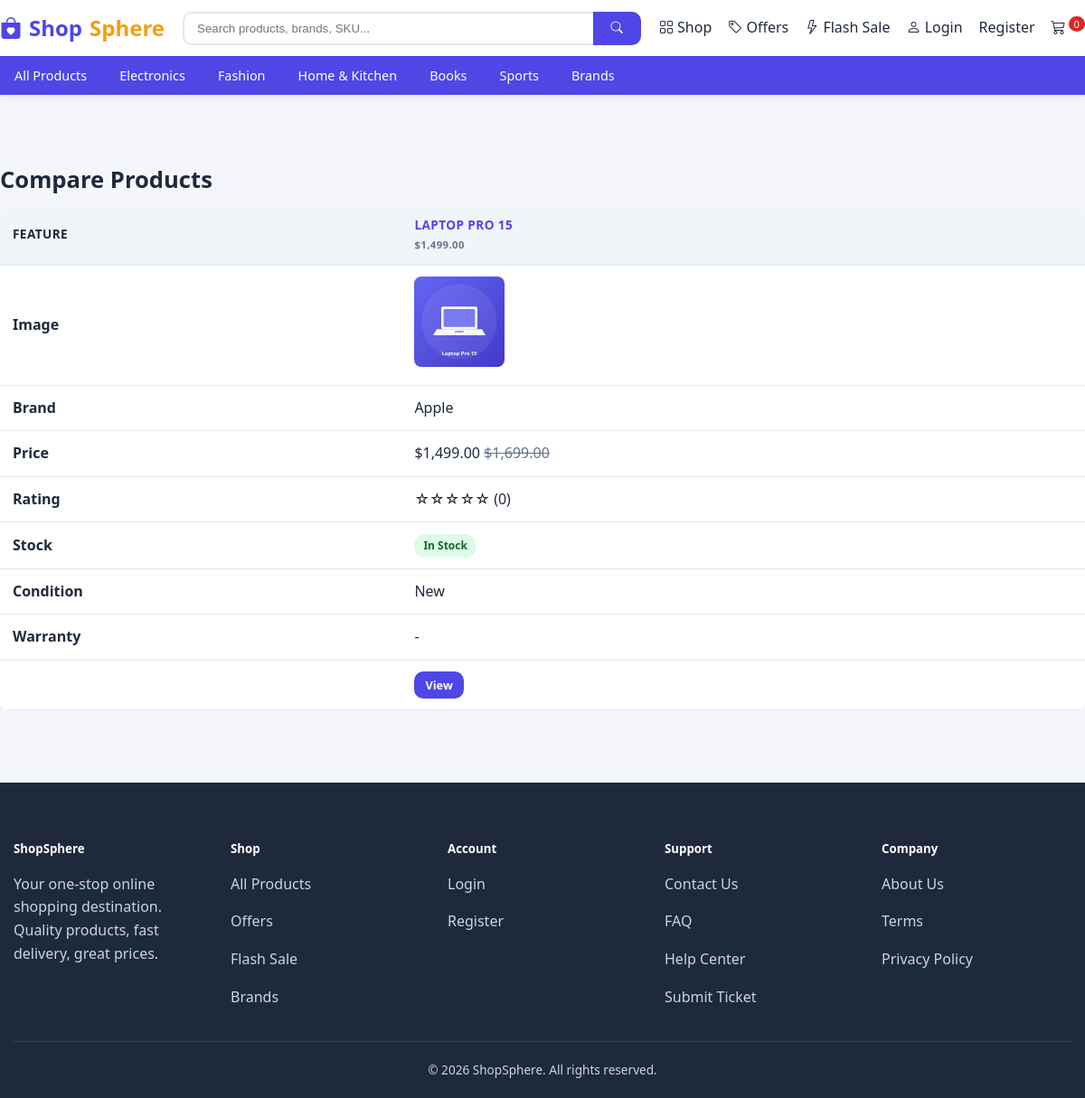
/compare?ids=2, run on the app's committed database.
### app/models/catalog.py (models this page shows, shortened)
class Category(db.Model):
    __tablename__ = 'categories'
    id = db.Column(db.Integer, primary_key=True)
    name = db.Column(db.String(120), nullable=False, index=True)
    slug = db.Column(db.String(140), unique=True, nullable=False, index=True)
    image = db.Column(db.String(255))
    description = db.Column(db.Text)
    parent_id = db.Column(db.Integer, db.ForeignKey('categories.id', ondelete='SET NULL'))
    status = db.Column(db.String(20), default='active', index=True)  # active | inactive
    display_order = db.Column(db.Integer, default=0)
    created_at = db.Column(db.DateTime, default=datetime.utcnow)
    parent = db.relationship('Category', remote_side=[id], backref='subcategories')
    products = db.relationship('Product', backref='category', lazy='dynamic',
                               foreign_keys='Product.category_id')

class Product(db.Model):
    __tablename__ = 'products'
    id = db.Column(db.Integer, primary_key=True)
    name = db.Column(db.String(255), nullable=False, index=True)
    slug = db.Column(db.String(280), unique=True, nullable=False, index=True)
    sku = db.Column(db.String(80), unique=True, nullable=False, index=True)
    category_id = db.Column(db.Integer, db.ForeignKey('categories.id', ondelete='SET NULL'))
    subcategory_id = db.Column(db.Integer, db.ForeignKey('categories.id', ondelete='SET NULL'))
    brand_id = db.Column(db.Integer, db.ForeignKey('brands.id', ondelete='SET NULL'))
    main_image = db.Column(db.String(255))
    video_url = db.Column(db.String(255))
    short_description = db.Column(db.Text)
    description = db.Column(db.Text)
    price = db.Column(db.Numeric(12, 2), nullable=False, index=True)
    old_price = db.Column(db.Numeric(12, 2))
    cost_price = db.Column(db.Numeric(12, 2))  # for profit estimates
    stock_quantity = db.Column(db.Integer, default=0, index=True)
    min_stock_level = db.Column(db.Integer, default=5)
    sold_count = db.Column(db.Integer, default=0, index=True)
    colors = db.Column(db.String(255))  # comma separated
    sizes = db.Column(db.String(255))   # comma separated
    warranty_info = db.Column(db.Text)
    return_policy = db.Column(db.Text)
    shipping_info = db.Column(db.Text)
    condition = db.Column(db.String(30), default='new')  # new | used | refurbished
    is_featured = db.Column(db.Boolean, default=False)
    is_bestseller = db.Column(db.Boolean, default=False)
    is_new_arrival = db.Column(db.Boolean, default=False)
    is_flash_sale = db.Column(db.Boolean, default=False)
    is_recommended = db.Column(db.Boolean, default=False)
    status = db.Column(db.String(20), default='active', index=True)  # active | inactive
    views = db.Column(db.Integer, default=0)
    created_at = db.Column(db.DateTime, default=datetime.utcnow)
    updated_at = db.Column(db.DateTime, default=datetime.utcnow, onupdate=datetime.utcnow)
    images = db.relationship('ProductImage', backref='product', lazy='selectin',
                             cascade='all, delete-orphan', order_by='ProductImage.display_order')
    variants = db.relationship('ProductVariant', backref='product', lazy='selectin',
                               cascade='all, delete-orphan')
    specifications = db.relationship('ProductSpecification', backref='product', lazy='selectin',
                                     cascade='all, delete-orphan')
    features = db.relationship('ProductFeature', backref='product', lazy='selectin',
                               cascade='all, delete-orphan')
    reviews = db.relationship('Review', backref='product', lazy='dynamic',
                              foreign_keys='Review.product_id')
    order_items = db.relationship('OrderItem', backref='product', lazy='dynamic')
    @property
    def in_stock(self):
        return (self.stock_quantity or 0) > 0
    @property
    def rating_avg(self):
        from sqlalchemy import func
        from app.models.commerce import Review
        return db.session.query(func.coalesce(func.avg(Review.rating), 0.0)) \
            .filter(Review.product_id == self.id, Review.status == 'approved').scalar() or 0.0
    @property
    def rating_count(self):
        from app.models.commerce import Review
        return Review.query.filter_by(product_id=self.id, status='approved').count()

class Brand(db.Model):
    __tablename__ = 'brands'
    id = db.Column(db.Integer, primary_key=True)
    name = db.Column(db.String(120), unique=True, nullable=False, index=True)
    slug = db.Column(db.String(140), unique=True, nullable=False)
    logo = db.Column(db.String(255))
    description = db.Column(db.Text)
    status = db.Column(db.String(20), default='active', index=True)
    created_at = db.Column(db.DateTime, default=datetime.utcnow)
    products = db.relationship('Product', backref='brand', lazy='dynamic', foreign_keys='Product.brand_id')

### app/routes/main.py (the view)
@main_bp.route('/compare', methods=['GET'])
def compare():
    ids = request.args.getlist('ids')
    products = []
    if ids:
        for pid in ids:
            try:
                p = db.session.get(Product, int(pid))
                if p and p.status == 'active' and p not in products:
                    products.append(p)
            except ValueError:
                continue
    return render_template('customer/compare.html', products=products)

### app/utils/helpers.py (called while the page is built, shortened)
def money(amount):
    if amount is None:
        amount = 0
    try:
        amount = float(amount)
    except (TypeError, ValueError):
        amount = 0
    sym = current_app.config.get('STORE_CURRENCY', '$') if current_app else '$'
    return f'{sym}{amount:,.2f}'

def review_count(product):
    try:
        return int(product.rating_count)
    except (TypeError, ValueError, AttributeError):
        return 0

def settings_value(key, default=None):
    from app.models.content import Setting
    cached = getattr(current_app, '_settings_cache', None)
    if cached is None:
        cached = {s.key: s.value for s in Setting.query.all()}
        current_app._settings_cache = cached
    return cached.get(key, default)

def cart_count():
    from flask_login import current_user
    from app.models.commerce import CartItem
    from app.models.catalog import Product
    cart = session.get('cart', {})
    return sum(int(v.get('qty', 0)) for v in cart.values())

def product_image_url(image_path):
    if image_path:
        return url_for('static', filename=image_path)
    return url_for('static', filename='images/placeholder.png')

### app/templates/customer/compare.html (shortened to what this page needs)
{% extends "customer/base.html" %}
{% block content %}
<div class="container-wide section">
  <h2 class="section-title">Compare Products</h2>
  {% if products %}
  <div class="table-responsive">
    <table class="table">
      <thead>
        <tr>
          <th>Feature</th>
          {% for p in products %}
          <th style="min-width:180px">
            <a href="{{ url_for('products.detail', slug=p.slug) }}">{{ p.name }}</a>
            <br><small class="text-muted">{{ money(p.price) }}</small>
          </th>
          {% endfor %}
        </tr>
      </thead>
      <tbody>
        <tr><td><strong>Image</strong></td>{% for p in products %}<td><img src="{{ product_image_url(p.main_image) }}" style="width:100px;height:100px;object-fit:cover;border-radius:8px"></td>{% endfor %}</tr>
        <tr><td><strong>Brand</strong></td>{% for p in products %}<td>{{ p.brand.name if p.brand else '-' }}</td>{% endfor %}</tr>
        <tr><td><strong>Price</strong></td>{% for p in products %}<td>{{ money(p.price) }}{% if p.old_price and p.old_price > p.price %} <s class="text-muted">{{ money(p.old_price) }}</s>{% endif %}</td>{% endfor %}</tr>
        <tr><td><strong>Rating</strong></td>{% for p in products %}<td>{{ '★' * p.rating_avg|round|int }}{{ '☆' * (5 - p.rating_avg|round|int) }} ({{ review_count(p) }})</td>{% endfor %}</tr>
        <tr><td><strong>Stock</strong></td>{% for p in products %}<td>{% if p.in_stock %}<span class="badge bg-success">In Stock</span>{% else %}<span class="badge bg-danger">Out</span>{% endif %}</td>{% endfor %}</tr>
        <tr><td><strong>Condition</strong></td>{% for p in products %}<td>{{ p.condition.title() }}</td>{% endfor %}</tr>
        <tr><td><strong>Warranty</strong></td>{% for p in products %}<td>{{ p.warranty_info or '-' }}</td>{% endfor %}</tr>
        <tr><td></td>{% for p in products %}<td><a href="{{ url_for('products.detail', slug=p.slug) }}" class="btn btn-primary btn-sm">View</a></td>{% endfor %}</tr>
      </tbody>
    </table>
  </div>
  {% else %}
    <div class="alert alert-info">No products selected to compare. Add products from the product page.</div>
  {% endif %}
</div>
{% endblock %}

### app/templates/customer/base.html (shortened to what this page needs)
<!DOCTYPE html>
<html lang="en">
<head>
  <link rel="stylesheet" href="{{ url_for('static', filename='css/style.css') }}">
  <link rel="stylesheet" href="https://cdn.jsdelivr.net/npm/bootstrap-icons@1.11.1/font/bootstrap-icons.css">
</head>
<body>
  <nav class="navbar">
    <div class="container-wide nav-inner">
      <a href="{{ url_for('main.home') }}" class="brand-logo"><i class="bi bi-bag-heart-fill"></i> Shop<span>Sphere</span></a>
      <form class="search-bar" action="{{ url_for('products.search') }}" method="get">
        <input type="text" name="q" placeholder="Search products, brands, SKU..." value="{{ search_query }}">
        <button type="submit"><i class="bi bi-search"></i></button>
      </form>
      <div class="nav-links">
        <a href="{{ url_for('products.browse') }}"><i class="bi bi-grid"></i> Shop</a>
        <a href="{{ url_for('main.offers') }}"><i class="bi bi-tag"></i> Offers</a>
        <a href="{{ url_for('main.flash_sale') }}"><i class="bi bi-lightning"></i> Flash Sale</a>
        {% if current_user.is_authenticated %}
          {% if current_user.is_staff %}
            <a href="{{ url_for('admin.dashboard') }}"><i class="bi bi-speedometer2"></i> Admin</a>
          {% else %}
            <a href="{{ url_for('customer.dashboard') }}"><i class="bi bi-person-circle"></i> Account</a>
            <a href="{{ url_for('customer.wishlist') }}"><i class="bi bi-heart"></i></a>
          {% endif %}
          <a href="{{ url_for('cart.view_cart') }}"><i class="bi bi-cart3"></i><span class="cart-badge">{{ cart_count() }}</span></a>
          <a href="{{ url_for('auth.logout') }}"><i class="bi bi-box-arrow-right"></i></a>
        {% else %}
          <a href="{{ url_for('auth.login') }}"><i class="bi bi-person"></i> Login</a>
          <a href="{{ url_for('auth.register') }}">Register</a>
          <a href="{{ url_for('cart.view_cart') }}"><i class="bi bi-cart3"></i><span class="cart-badge">{{ cart_count() }}</span></a>
        {% endif %}
      </div>
    </div>
    <div class="cat-nav">
      <div class="container-wide cat-inner">
        <a href="{{ url_for('products.browse') }}">All Products</a>
        {% for c in categories %}
          <a href="{{ url_for('products.category', slug=c.slug) }}">{{ c.name }}</a>
        {% endfor %}
        <a href="{{ url_for('main.brands') }}">Brands</a>
      </div>
    </div>
  </nav>
  <main>
    {% block content %}{% endblock %}
  </main>
  <footer class="footer">
    <div class="container-wide">
      <div class="footer-grid">
        <div>
          <h5>ShopSphere</h5>
          <p>Your one-stop online shopping destination. Quality products, fast delivery, great prices.</p>
        </div>
        <div>
          <h5>Shop</h5>
          <p><a href="{{ url_for('products.browse') }}">All Products</a></p>
          <p><a href="{{ url_for('main.offers') }}">Offers</a></p>
          <p><a href="{{ url_for('main.flash_sale') }}">Flash Sale</a></p>
          <p><a href="{{ url_for('main.brands') }}">Brands</a></p>
        </div>
        <div>
          <h5>Account</h5>
          {% if current_user.is_authenticated %}
            <p><a href="{{ url_for('customer.dashboard') }}">My Account</a></p>
            <p><a href="{{ url_for('customer.my_orders') }}">My Orders</a></p>
            <p><a href="{{ url_for('customer.wishlist') }}">Wishlist</a></p>
          {% else %}
            <p><a href="{{ url_for('auth.login') }}">Login</a></p>
            <p><a href="{{ url_for('auth.register') }}">Register</a></p>
          {% endif %}
        </div>
        <div>
          <h5>Support</h5>
          <p><a href="{{ url_for('main.contact') }}">Contact Us</a></p>
          <p><a href="{{ url_for('main.faq') }}">FAQ</a></p>
          <p><a href="{{ url_for('support.help_center') }}">Help Center</a></p>
          <p><a href="{{ url_for('support.new_ticket') }}">Submit Ticket</a></p>
        </div>
        <div>
          <h5>Company</h5>
          <p><a href="{{ url_for('main.page', slug='about') }}">About Us</a></p>
          <p><a href="{{ url_for('main.page', slug='terms') }}">Terms</a></p>
          <p><a href="{{ url_for('main.page', slug='privacy') }}">Privacy Policy</a></p>
        </div>
      </div>
      <div class="footer-bottom">
        &copy; {{ now.year if now else 2024 }} ShopSphere. All rights reserved.
      </div>
    </div>
  </footer>
</body>
</html>

### app/static/css/style.css (style rules this page uses)
:root { --primary: #4f46e5; --primary-dark: #4338ca; --secondary: #0ea5e9; --accent: #f59e0b; --success: #16a34a; --danger: #dc2626; --warning: #d97706; --dark: #1e293b; --light: #f8fafc; --muted: #64748b; --border: #e2e8f0; --radius: 10px; --shadow: 0 2px 12px rgba(0, 0, 0, .08); }
* { box-sizing: border-box; }
body { font-family: 'Segoe UI', system-ui, -apple-system, sans-serif; color: var(--dark); background: #f4f6fb; margin: 0; line-height: 1.6; }
a { color: var(--primary); text-decoration: none; }
.container-wide { max-width: 1400px; margin: 0 auto; padding: 0 15px; }
.navbar { background: #fff; box-shadow: var(--shadow); position: sticky; top: 0; z-index: 1000; }
.navbar .nav-inner { display: flex; align-items: center; gap: 20px; padding: 12px 0; flex-wrap: wrap; }
.brand-logo { font-size: 1.5rem; font-weight: 800; color: var(--primary); display: flex; align-items: center; gap: 8px; }
.brand-logo span { color: var(--accent); }
.search-bar { flex: 1; min-width: 220px; display: flex; }
.search-bar input { flex: 1; border: 2px solid var(--border); border-right: none; padding: 9px 14px; border-radius: var(--radius) 0 0 var(--radius); outline: none; }
.search-bar button { border: 2px solid var(--primary); background: var(--primary); color: #fff; padding: 0 18px; border-radius: 0 var(--radius) var(--radius) 0; cursor: pointer; }
.nav-links { display: flex; align-items: center; gap: 18px; }
.nav-links a { color: var(--dark); font-weight: 500; }
.cart-badge { background: var(--danger); color: #fff; border-radius: 50%; font-size: .7rem; padding: 1px 6px; margin-left: 3px; vertical-align: top; }
.cat-nav { background: var(--primary); color: #fff; }
.cat-nav .cat-inner { display: flex; gap: 4px; flex-wrap: wrap; padding: 0; }
.cat-nav a { color: #fff; padding: 10px 16px; font-size: .9rem; font-weight: 500; display: block; }
.btn { display: inline-block; padding: 9px 18px; border-radius: var(--radius); border: none; font-weight: 600; cursor: pointer; font-size: .92rem; transition: all .15s; text-align: center; }
.btn-primary { background: var(--primary); color: #fff; }
.btn-sm { padding: 5px 12px; font-size: .8rem; }
.section { padding: 40px 0; }
.section-title { font-size: 1.6rem; font-weight: 700; margin-bottom: 6px; }
.badge { display: inline-block; padding: 3px 10px; border-radius: 20px; font-size: .75rem; font-weight: 600; }
.bg-success { background: #dcfce7; color: #166534; }
.table { width: 100%; border-collapse: collapse; background: #fff; border-radius: var(--radius); overflow: hidden; }
.table th, .table td { padding: 12px 14px; text-align: left; border-bottom: 1px solid var(--border); }
.table th { background: #f1f5f9; font-weight: 600; font-size: .85rem; text-transform: uppercase; letter-spacing: .03em; }
.table img { width: 50px; height: 50px; object-fit: cover; border-radius: 6px; }
.footer { background: var(--dark); color: #cbd5e1; padding: 40px 0 20px; margin-top: 40px; }
.footer a { color: #cbd5e1; }
.footer h5 { color: #fff; margin-bottom: 14px; }
.footer-grid { display: grid; grid-template-columns: repeat(auto-fit, minmax(180px, 1fr)); gap: 30px; }
.footer-bottom { text-align: center; padding-top: 20px; border-top: 1px solid #334155; margin-top: 20px; font-size: .85rem; }
.text-muted { color: var(--muted); }

### data on the page
Category: name "Electronics"
Category: name "Fashion"
Category: name "Home & Kitchen"
Category: name "Books"
Category: name "Sports"
Product: name "LAPTOP PRO 15", price "$1,499.00", main_image (picture), brand "Apple", old_price "$1,699.00", rating_avg "☆☆☆☆☆", review_count "0", stock_quantity "In Stock", condition "New", warranty_info "-"

### other printed values
{{ cart_count() }} "0"
